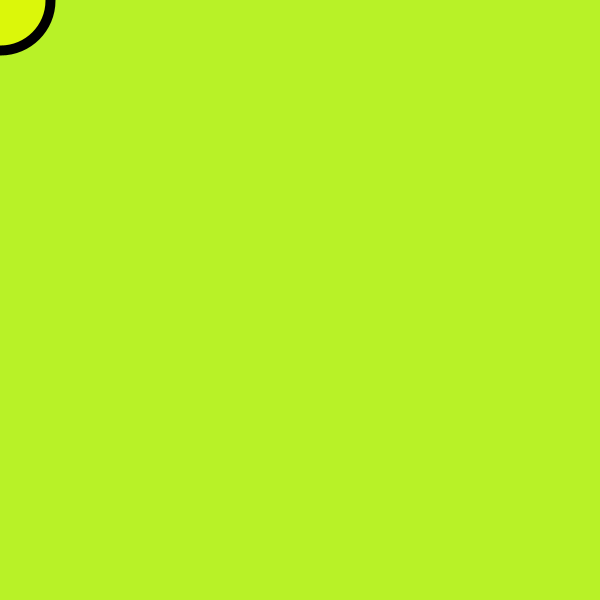
Frame 1 (no input)
Frame 60 (the mouse pressed at the canvas centre just before this capture): identical to frame 1, image omitted
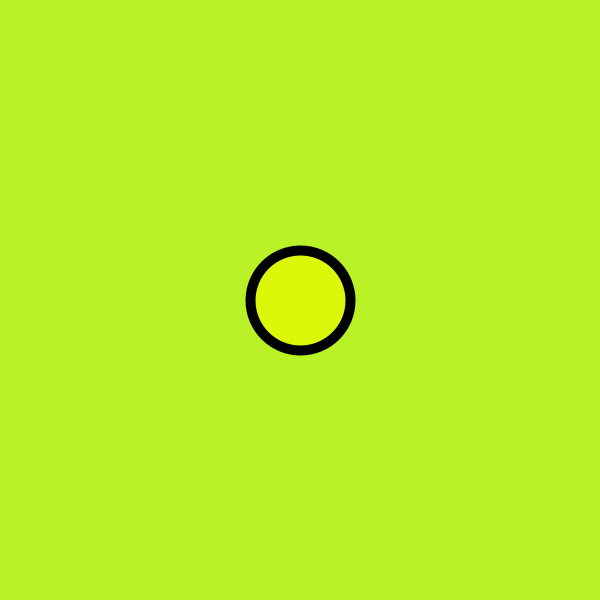
Frame 120 (the mouse held since frame 60 and released just before this capture)

The Processing sketch that drew these frames (run headless with seeded random() and noise(); from frame 60 on, the mouse is pressed at the canvas centre):

// Processing sketch: processing_35455
// ── processing_35455.pde

void setup() {
size(600,600);
background(184, 242, 39);
frameRate(15);
fill(219, 247, 10);
stroke(0,0,0);
strokeWeight(10);
}
void draw() {
background(184, 242, 39);
ellipse (mouseX, mouseY, 100, 100);
}
